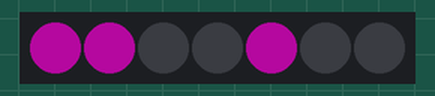
The sketch below on a simulated ESP8266 (Wemos D1 mini). Shown: 7 RGB LEDs in strip order, left to right. Dim RGB values are drawn brighter than linear.

Above: at 0.1 s.
At 1.1 s:
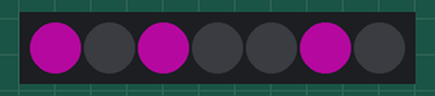
At 2.1 s:
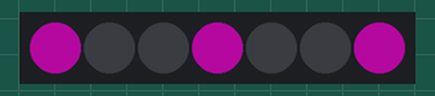
At 7.97 s:
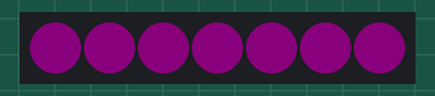
Timing chart, 0 to 40.0 s (numbered marks = the images above):
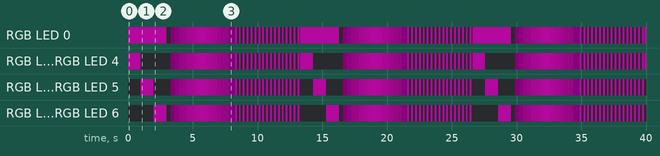

Measured:
- by itself, RGB LED 0: off → RGB(64, 3, 56) at 0.00 s, → off 3.0 s later, → RGB(7, 0, 6) 0.31 s later, → RGB(14, 0, 13) 0.31 s later, … (160 changes in this stretch)
- by itself, RGB LED 2, RGB LED 5: off → RGB(64, 3, 56) at 1.0 s, → off 1.0 s later, → RGB(7, 0, 6) 1.3 s later, → RGB(14, 0, 13) 0.31 s later, … (159 changes in this stretch)
- by itself, everything shown: repeats every 13.3 s, in 55 steps
- what the display in image 1 shows lasts 1.0 s, from 1.0 s to 2.0 s

The sketch:

simple_effects.ino
```cpp
#include <Arduino.h>
#include <Adafruit_NeoPixel.h>

#define PIN    D4
#define NUMPIX  7

Adafruit_NeoPixel led = Adafruit_NeoPixel(NUMPIX, PIN, NEO_GRB + NEO_KHZ800);

//Helper function: turns all leds off
void allOff() {
  for(int i = 0; i < NUMPIX; i++) {
    led.setPixelColor(i, 0);
  }
  led.show();
}

//Helper function: set all leds to a specific color
void setAll(uint32_t c) {
  for(int i = 0; i < NUMPIX; i++) {
    led.setPixelColor(i, c);
  }
  led.show();
}

//fan-like rotation effect
void rotation(uint32_t color, int time) {
    led.setPixelColor(0, color);
    for(int i=1; i<=(int)NUMPIX/2; i++) {
      led.setPixelColor(i, color);
      led.setPixelColor(i+3, color);
      led.show();
      delay(time);
      led.setPixelColor(i, 0);
      led.setPixelColor(i+3, 0);
    }
}

//pulse effect
void pulse(uint32_t color) {
    //converting from unsigned integer to rgb values
    byte red   = (byte)(color >> 16);
    byte green = (byte)(color >>  8);
    byte blue  = (byte)(color >>  0);
    float r,g,b;
    for(int i = 0; i < 256; i++) {
      r   = (i/256.0)*red;
      g   = (i/256.0)*green;
      b   = (i/256.0)*blue;
      setAll(led.Color(r, g, b));
      delay(10);
    }
    for(int i = 256; i > 0; i--) {
      r   = (i/256.0)*red;
      g   = (i/256.0)*green;
      b   = (i/256.0)*blue;
      setAll(led.Color(r, g, b));
      delay(10);
    }
}

//strobe effect
void strobe(uint32_t color, int flashCount, int flashDelay) {
  for(int i = 0; i < flashCount; i++) {
    setAll(color);
    delay(flashDelay);
    allOff();
    delay(flashDelay);
  }
}

void setup() {
    led.begin();
    led.show();
}

void loop() {
    led.setBrightness(64);
    rotation(led.Color(255, 15, 223), 1000);
    pulse(led.Color(255, 15, 223));
    strobe(led.Color(255, 15, 223), 50, 50);
}
```
